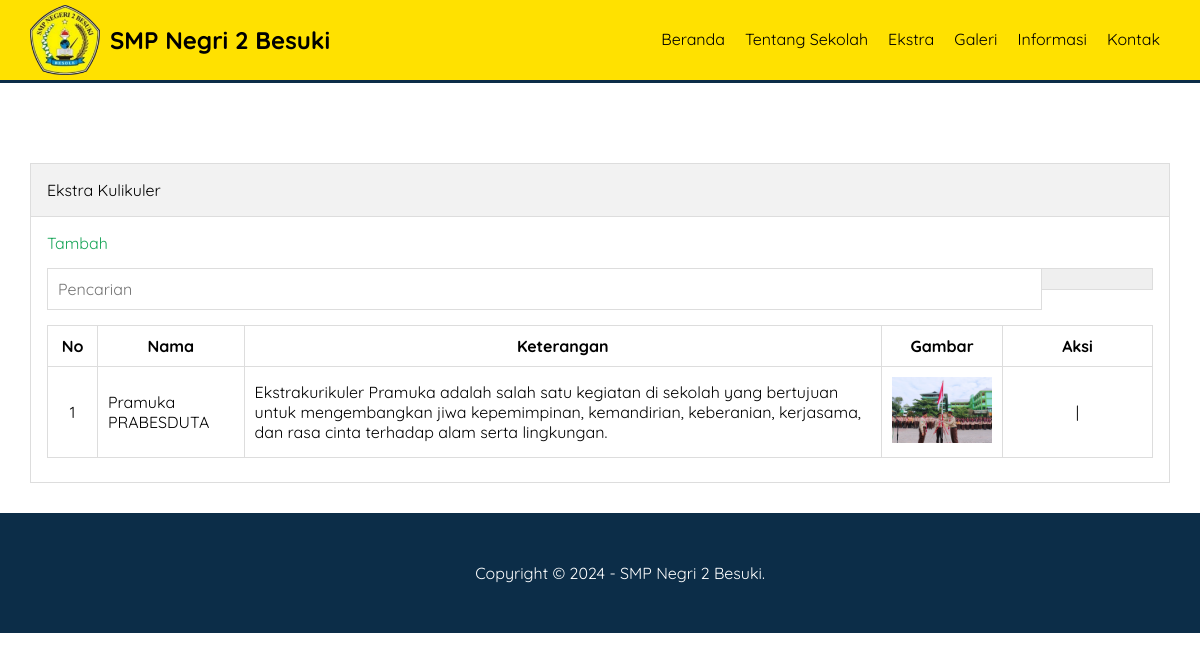
The page /pengumuman_sekolah.php?key=Pramuka PRABESDUTA  on the database its author committed.
### tables this page shows
CREATE TABLE `pengaturan` (
  `id` int(11) NOT NULL,
  `nama` varchar(50) NOT NULL,
  `email` varchar(50) NOT NULL,
  `telepon` varchar(20) NOT NULL,
  `alamat` text NOT NULL,
  `logo` varchar(50) NOT NULL,
  `favicon` varchar(50) NOT NULL,
  `tentang_sekolah` text NOT NULL,
  `foto_sekolah` varchar(50) NOT NULL,
  `google_maps` text NOT NULL,
  `nama_kepsek` varchar(50) NOT NULL,
  `foto_kepsek` varchar(50) NOT NULL,
  `sambutan_kepsek` text NOT NULL,
  `created_at` timestamp NOT NULL DEFAULT current_timestamp(),
  `updated_at` datetime DEFAULT NULL
);

CREATE TABLE `jurusan` (
  `id` int(11) NOT NULL,
  `nama` varchar(100) NOT NULL,
  `keterangan` text NOT NULL,
  `gambar` varchar(50) NOT NULL,
  `created_at` timestamp NOT NULL DEFAULT current_timestamp(),
  `updated_at` datetime DEFAULT NULL
);

### pengumuman_sekolah.php (the view, shortened to what this page needs)
<?php include 'header.php' ?>
        <div class="content">
            <div class="container">
                <div class="box">
                    <div class="box-header">
                        Ekstra Kulikuler
                    </div>
                    <div class="box-body">
                        <a href="tambah-jurusan.php" class="text-green"><i class="fa fa-plus"></i>Tambah</a>
                        <form action="">
                            <div class="input-group">
                                <input type="text" name="key" placeholder="Pencarian">
                                <button type="submit"><i class="fa fa-search"></i></button>
                            </div>
                        </form>
                        <table class="table">
                            <thead>
                                <tr>
                                    <th>No</th>
                                    <th>Nama</th>
                                    <th>Keterangan</th>
                                    <th>Gambar</th>
                                    <th>Aksi</th>
                                </tr>
                            </thead>
                            <tbody>
                                <?php
                                $no = 1;
                                    $where = " WHERE 1=1" ;
                                    if(isset($_GET['key'])){
                                        $where .= " AND nama LIKE '%".addslashes($_GET['key'])."%' ";
                                    }
                                    $jurusan = mysqli_query($conn, "SELECT * FROM jurusan $where ORDER BY id DESC");
                                    if(mysqli_num_rows($jurusan) > 0){
                                        while($p = mysqli_fetch_array($jurusan)){
                                ?>
                                <tr>
                                    <td><?= $no++ ?></td>
                                    <td><?= $p['nama'] ?></td>
                                    <td><?= $p['keterangan'] ?></td>
                                    <td><img src="../uploads/jurusan/<?= $p['gambar'] ?>" width="100px"></td>
                                    <td>
                                        <a href="edit-jurusan.php?id=<?= $p['id'] ?>" title="Edit Data" class="text-orange"><i class="fa fa-edit"></i></a> |
                                    </td>
                                </tr>
                                <?php }}else{ ?>
                                    <tr>
                                        <td colspan="5">Data Tidak Ada</td>
                                    </tr>
                                <?php } ?>
                            </tbody>
                        </table>
                    </div>
                </div>
            </div>
        </div>
        <?php include 'footer.php' ?>

### header.php (shortened to what this page needs)
<?php
    include 'koneksi.php';
    $identitas = mysqli_query($conn, "SELECT * FROM pengaturan ORDER BY id DESC LIMIT 1");
    $d = mysqli_fetch_object($identitas);
?>
<!DOCTYPE html>
<html>
    <head>
        <link rel="stylesheet" type="text/css" href="assets/css/style.css">
    </head>
    <body>
         <diV class="header">
            <div class="container">
                <div class="header-logo">
                    <img src="uploads/identitas/<?= $d->logo ?>" width="70">
                    <h2><a href=""><?= $d->nama ?></h2>
                </div>
                <ul class="header-menu">
                    <li><a href="">Beranda</a></li>
                    <li><a href="">Tentang Sekolah</a></li>
                    <li><a href="">Ekstra</a></li>
                    <li><a href="">Galeri</a></li>
                    <li><a href="">Informasi</a></li>
                    <li><a href="">Kontak</a></li>
                </ul>
            </div>
         </div>

### footer.php (shortened to what this page needs)
<footer>
                <div class="container text-center">
                        Copyright &copy; 2024 - <?= $d->nama ?>.
                </div>
           </footer>
</html>

### assets/css/style.css (style rules this page uses)
* { margin: 0; padding: 0; font-family: 'Quicksand', sans-serif; box-sizing: border-box; }
a { text-decoration: none; }
.container { width: 1140px; margin:0 auto; }
.container::after { content: ""; display: block; clear: both; }
.box { border:1px solid #ddd; background-color: #fff; }
.box-header { padding:16px; border-bottom:1px solid #ddd; background-color: #f2f2f2; }
.box-body { padding: 16px; }
form { margin: 15px 0; }
.text-center { text-align: center !important; }
.content { padding: 80px 0 30px 0; }
.table { width: 100%; border-collapse: collapse; margin: 8px 0; }
.table th, .table td { border: 1px solid #ddd; padding: 10px; }
.table td:first-child { width:50px; text-align: center; }
.table td:last-child { width:150px; text-align: center; }
.text-green { color: #18a558; }
.input-group::after { content: ""; clear: both; display: block; }
.input-group input[type="text"] { width: 90%; padding: 10px; font-size: 16px; float: left; border: 1px solid #ddd; }
.input-group button { width: 10%; padding: 10px; font-size: 16px; float: left; border: 1px solid #ddd; border-left: none; }
.header { background-color: rgb(255, 225, 0); border-bottom: 3px solid #0c2d48; }
.header a { color: #000000; }
.header-logo { float: left; line-height: 70px; padding: 5px 0; }
.header-logo img { float: left; margin-right: 10px; }
.header-logo h2 { float: left; }
.header-menu { float: right; }
.header-menu li { float: left; list-style: none; padding: 29px 10px; }
footer { padding: 50px; background-color: #0c2d48; color: white; }

### rows shown on the page
pengaturan: logo (picture), nama "SMP Negri 2 Besuki"
jurusan: nama "Pramuka PRABESDUTA", keterangan "Ekstrakurikuler Pramuka adalah salah satu kegiatan di sekolah yang bertujuan untuk mengembangkan jiwa kepemimpinan, kemandirian, keberanian, kerjasama, dan rasa cinta terhadap alam serta lingkungan.", gambar (picture)
